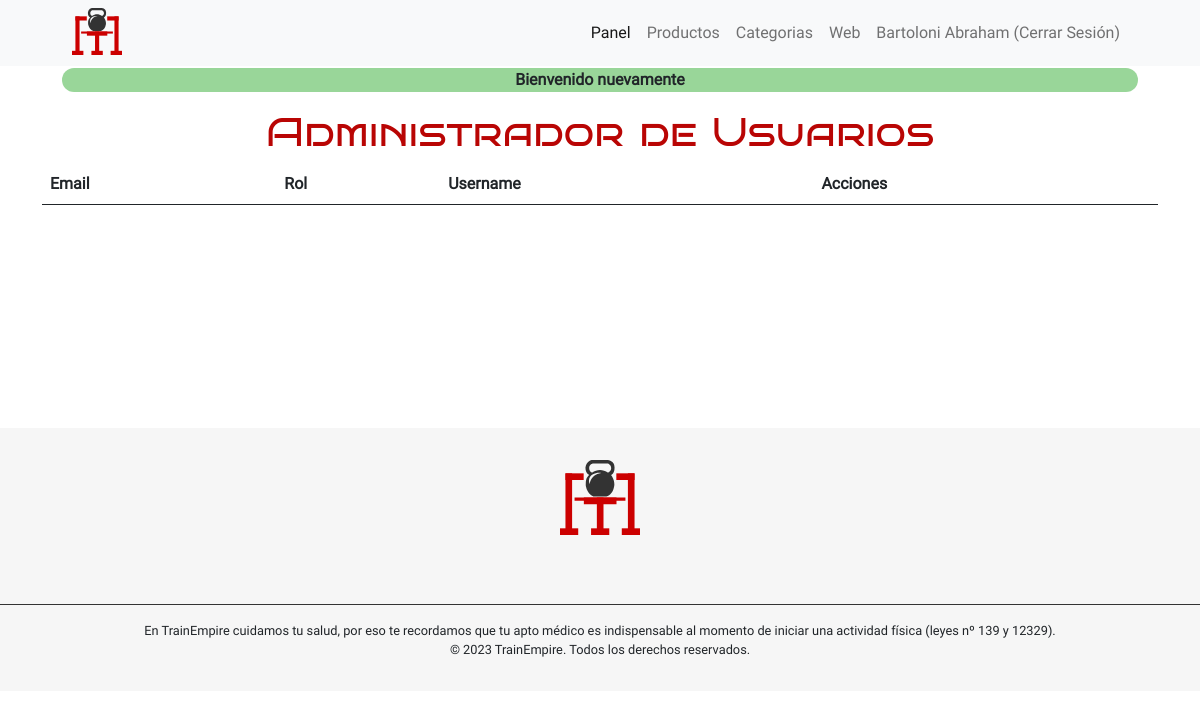
The page /sitio/admin/index.php?s=usuarios (signed in) on the database as committed earlier.
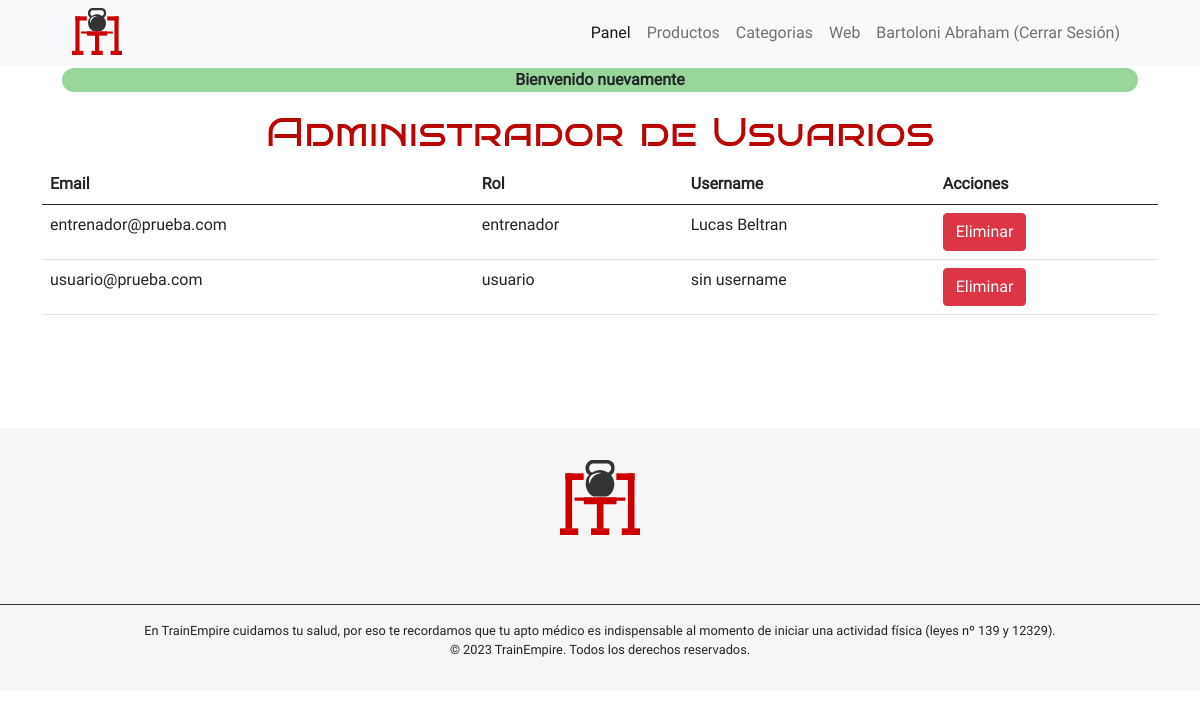
The same page on the database as committed later.
### tables this page shows
CREATE TABLE `usuarios` (
  `id_usuarios` int(10) UNSIGNED NOT NULL,
  `roles_fk` int(10) UNSIGNED NOT NULL,
  `email` varchar(255) NOT NULL,
  `password` varchar(255) NOT NULL,
  `username` varchar(45) DEFAULT NULL,
  `imagen` varchar(255) DEFAULT NULL
);

CREATE TABLE `roles` (
  `id_roles` int(10) UNSIGNED NOT NULL,
  `nombre` varchar(20) NOT NULL
);

### sitio/clases/modelos/Modelo.php (called while the page is built, shortened)
<?php
class Modelo{
    protected string $tabla = "";
    protected string $clavePrimaria = "";
    public function todo():array{
        $bd = BD::getConexion();
        $query = "SELECT * FROM " . $this->tabla;
        $stmt = $bd->prepare($query);
        $stmt->execute();
        $stmt->setFetchMode(PDO::FETCH_CLASS,static::class);
        return $stmt->fetchAll();
    }
    public function porId(int $id): ?static {
        $bd = BD::getConexion();
        $query = "SELECT * FROM " . $this->tabla . "
        WHERE " . $this->clavePrimaria . " = ?";
        $stmt = $bd->prepare($query);
        $stmt->execute([$id]);
        $stmt->setFetchMode(PDO::FETCH_CLASS, static::class);
        $instancia = $stmt->fetch();
        return $instancia;
    }
}

### sitio/clases/autenticacion/Autenticacion.php (called while the page is built, shortened)
<?php
class Autenticacion{
    public function getUsuario(): ?Usuario{
        return (new Usuario)->porId($_SESSION['id_usuarios']);
    }
}

### sitio/clases/modelos/Usuario.php (called while the page is built, shortened)
<?php
class Usuario extends Modelo{
    private int $id_usuarios;
    private string $email;
    private ?string $username;
    public function getIdUsuario(): int
    {
        return $this->id_usuarios;
    }
    public function getEmail(): string
    {
        return $this->email;
    }
    public function getUsername(): ?string
    {
        return $this->username;
    }
}

### sitio/clases/modelos/Roles.php (called while the page is built, shortened)
<?php
class Roles extends Modelo{
    private string $nombre;
    public function getNombre(): string{
        return $this->nombre;
    }
}

### sitio/admin/secciones/usuarios.php (the view)
<?php
$usuarios = (new Usuario)->todo();
$rol = (new Roles);
?>
<section>
    <h1>Administrador de Usuarios</h1>
    <table class="table">
    <thead class="thead-dark">
        <tr>
            <th class="esconder-movile">Email</th>
            <th>Rol</th>
            <th class="esconder-tablet">Username</th>
            <th>Acciones</th>
        </tr>
    </thead>
    <tbody>
        <?php foreach ($usuarios as $usuario):?>
            <?php if ($usuario->getEmail() !== (new Autenticacion)->getUsuario()->getEmail()):?>
        <tr>
            <td class="esconder-movile"><?=$usuario->getEmail();?></td>
            <td><?=$rol->porId($usuario->getRolFk())->getNombre();?></td>
            <td class="esconder-tablet"><?=$usuario->getUsername() !== null?$usuario->getUsername():'sin username';?></td>
            <td>
                <a href="index.php?s=eliminar-usuario&id=<?= $usuario->getIdUsuario();?>" class="btn btn-danger">Eliminar</a>
            </td>
        </tr>
            <?php endif;?>
        <?php endforeach;?>
    </tbody>
</table>
</section>

Rows that differ between the two databases and show on the page:
added usuarios: email "entrenador@prueba.com", roles_fk.nombre "entrenador", username "Lucas Beltran"
added usuarios: email "usuario@prueba.com", roles_fk.nombre "usuario", shows "sin username"
